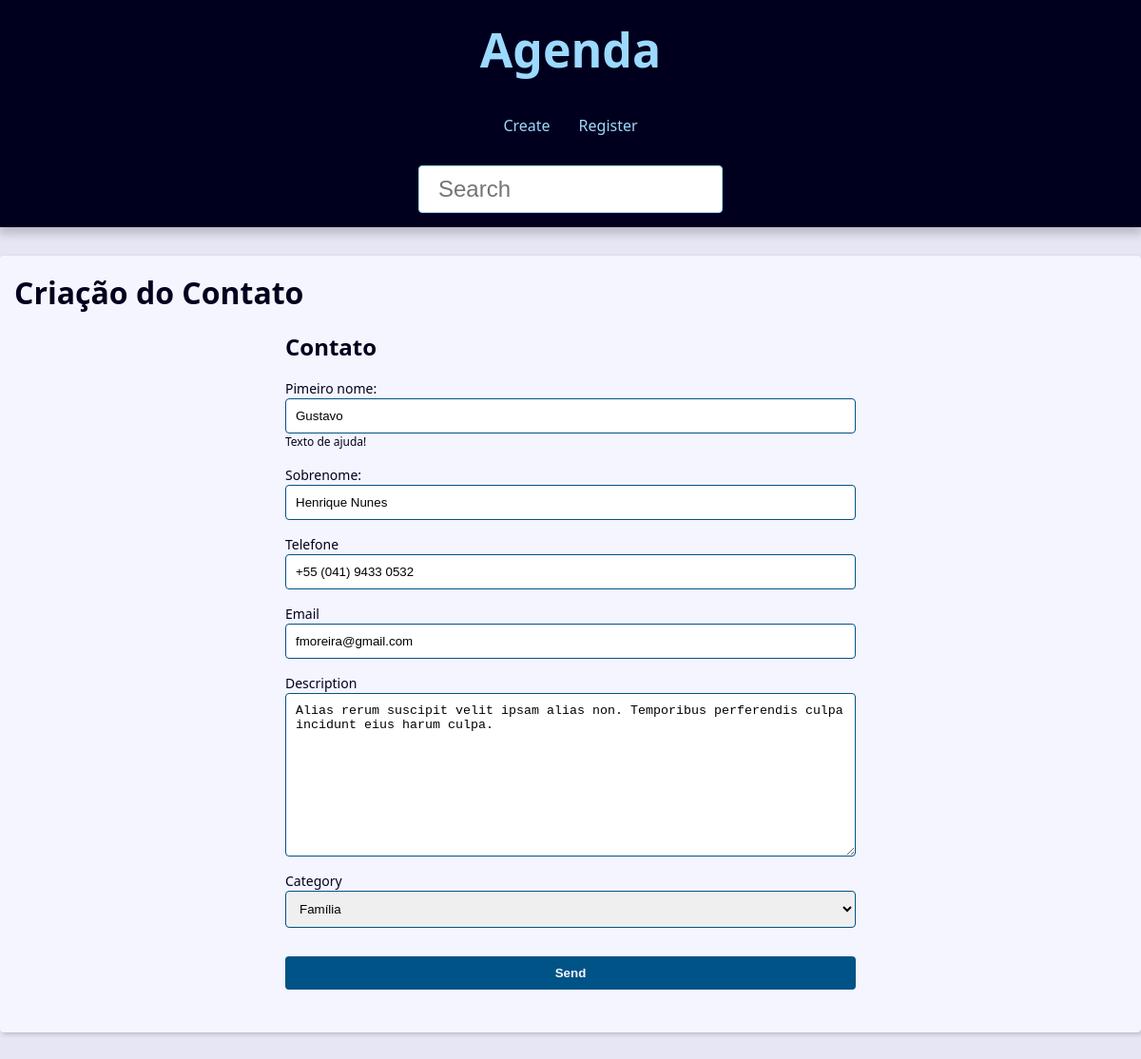
Screenshot of /contato/992/update with the database file from the repository.
### contact/models.py (models this page shows, shortened)
class contact(models.Model):
    first_name = models.CharField(max_length=20)
    last_name = models.CharField(max_length=20)
    phone = models.CharField(max_length=15,verbose_name='Telefone')
    email = models.EmailField(max_length=254, blank=True)
    created_date = models.DateTimeField(default=timezone.now)
    description = models.TextField(blank=True)
    show = models.BooleanField(default=True)
    picture = models.ImageField(blank=True, upload_to='pictures/%Y/%m/')
    category = models.ForeignKey(Category, on_delete=models.SET_NULL,blank=True, null=True)
    owner = models.ForeignKey(User, on_delete=models.SET_NULL,blank=True, null=True)

### contact/views/contact_forms.py (the view, shortened to what this page needs)
# urls.py: path('contato/<int:contact_id>/update', views.update, name='update'), #update
def update(request, contact_id):
    contato = get_object_or_404(contact,pk=contact_id,show=True)
    form_action = reverse('contact:update', args=(contact_id,))
    context = {
        'form' : contactForms(instance=contato),
        'form_action' : form_action,
    }
    return render(request,
                'contact/create.html',
                context,
                )

### contact/forms.py (shortened to what this page needs)
class contactForms(forms.ModelForm):
    first_name = forms.CharField(
        widget=forms.TextInput(
            attrs={
                'placeholder' : 'Digite o seu primeiro nome!'
            }
        ),  label='Pimeiro nome:',
            help_text='Texto de ajuda!',
    )
    last_name = forms.CharField(
        widget=forms.TextInput(
            attrs={
                'placeholder' : 'Digite o seu Sobrenome!',
            }
        ), label='Sobrenome:'
    )
    def __init__(self, *args, **kwargs):
        super().__init__(*args, **kwargs)
    class Meta:
        model = contact
        fields = ('first_name','last_name','phone','email','description','category')

### contact/models.py (called while the page is built)
    def __str__(self) -> str:
        return (f'{self.name}')

### contact/templates/contact/create.html (shortened to what this page needs)
{% extends 'base.html' %}
{% block content %}
<h1>Criação do Contato</h1>
<div class="form-wrapper">
    <h2>Contato</h2>
    <form action="{{form_action}}" method="POST" enctype="multipart/form-data">
            <div class="form-content">
                {% for field in form %}
                <div class="form-group">
                    <label for="{{field_id_for_label}}">{{field.label}}</label>
                    {{field}}
                    {% if field.help_text %}
                        <p class="help-text">{{field.help_text}}</p>
                    {% endif %}
                </div>
                {% endfor %}
            </div>
        <div class="form-content">
            <div class="form-group">
                <button class="btn" type="submit">Send</button>
            </div>
        </div>
    </form>
</div>
{% endblock content %}

### base/static/global/css/style.css (style rules this page uses)
:root { --spacing: 1.5rem; --link-dark-color: rgb(0, 83, 134); --link-light-color: rgb(156, 217, 255); --clr-white: rgb(245, 245, 255); --clr-black: rgb(0, 0, 30); --clr-light-gray: rgb(230, 230, 245); --clr-dark-shadow-5: rgba(0, 0, 10, 5%); --clr-dark-shadow-10: rgba(0, 0, 10, 10%); --clr-dark-shadow-20: rgba(0, 0, 10, 20%); --clr-light-shadow-5: rgba(200, 200, 255, 5%); --clr-light-shadow-10: rgba(200, 200, 255, 10%); --clr-light-shadow-20: rgba(200, 200, 255, 20%); --main-page-width: 120rem; --table-min-width: 60rem; --biggest-font-size: 5rem; --bigger-font-size: 4rem; --big-font-size: 3.2rem; --medium-font-size: 2.4rem; --small-font-size: 1.6rem; --smaller-font-size: 1.4rem; --smallest-font-size: 1.2rem; --transition-fast: 300ms; --transition-medium: 600ms; --transition-slow: 1s; --default-border-radius: 4px; }
*, *::before, *::after { margin: 0; padding: 0; box-sizing: border-box; }
html { font-size: 62.5%; }
body { font-family: system-ui, -apple-system, BlinkMacSystemFont, 'Segoe UI', Roboto, Oxygen, Ubuntu, Cantarell, 'Open Sans', 'Helvetica Neue', sans-serif; line-height: 1.5; font-size: var(--small-font-size); color: var(--clr-black); -webkit-font-smoothing: antialiased; background: var(--clr-light-gray); }
.form-wrapper { max-width: 60rem; margin: var(--spacing) auto; }
.form-content { margin: var(--spacing) 0; }
.form-group { display: flex; flex-direction: column; padding-bottom: var(--spacing); }
.form-group p { margin: 1em 0; }
.form-group .help-text, .form-group .help-text ~ ul { margin: 0; font-size: var(--smallest-font-size); list-style: none; }
.form-group input, .form-group textarea, .form-group select { padding: 1rem; border-radius: var(--default-border-radius); border: 1px solid var(--link-dark-color); }
.form-group label { font-size: var(--smaller-font-size); }
.btn { background-color: var(--link-dark-color); color: var(--clr-white); font-weight: bold; border: none; padding: 1rem 3rem; border-radius: var(--default-border-radius); cursor: pointer; transition: filter var(--transition-fast) ease-in-out; }

### rows the page displays
contact: form "Gustavo" "Henrique Nunes" "+55 (041) 9433 0532" "fmoreira@gmail.com" "Alias rerum suscipit velit ipsam alias non. Temporibus perferendis culpa incidunt eius harum culpa." "Família"

### other values shown
{{ field.label }} "Pimeiro nome:" "Sobrenome:" "Telefone" "Email" "Description" "Category"
{{ field.help_text }} "Texto de ajuda!"
